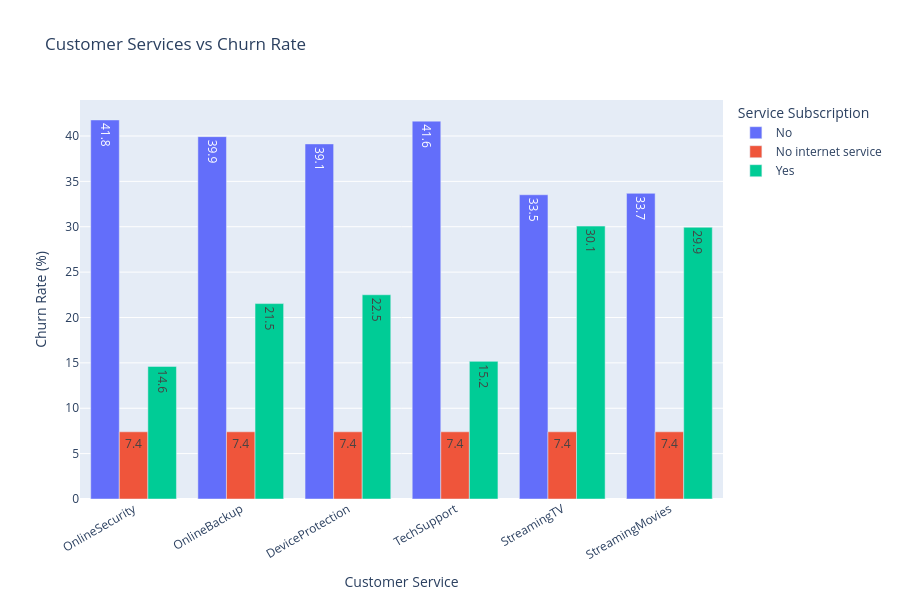

Notebook code cell kept with this figure:
### Code cell
fig = px.bar(
    service_churn_df,
    x="Service",
    y="Churn_Rate",
    color="Service_Status",
    barmode="group",
    title="Customer Services vs Churn Rate",
    labels={
        "Service": "Customer Service",
        "Churn_Rate": "Churn Rate (%)",
        "Service_Status": "Service Subscription"
    },
    text_auto=".1f"
)

fig.update_layout(
    xaxis_tickangle=-30,
    height=600
)

fig.show()

### Figure 1 — Plotly figure (JSON) as saved in the notebook; plotly's stock layout.template omitted (floating-point values rounded to 4 significant figures)
{"data": [{"alignmentgroup": "True", "hovertemplate": "Service Subscription=No<br>Customer Service=%{x}<br>Churn Rate (%)=%{y}<extra></extra>", "legendgroup": "No", "marker": {"color": "#636efa", "pattern": {"shape": ""}}, "name": "No", "offsetgroup": "No", "orientation": "v", "showlegend": true, "textposition": "auto", "texttemplate": "%{y:.1f}", "type": "bar", "x": ["OnlineSecurity", "OnlineBackup", "DeviceProtection", "TechSupport", "StreamingTV", "StreamingMovies"], "xaxis": "x", "y": [41.77, 39.93, 39.13, 41.64, 33.52, 33.68], "yaxis": "y"}, {"alignmentgroup": "True", "hovertemplate": "Service Subscription=No internet service<br>Customer Service=%{x}<br>Churn Rate (%)=%{y}<extra></extra>", "legendgroup": "No internet service", "marker": {"color": "#EF553B", "pattern": {"shape": ""}}, "name": "No internet service", "offsetgroup": "No internet service", "orientation": "v", "showlegend": true, "textposition": "auto", "texttemplate": "%{y:.1f}", "type": "bar", "x": ["OnlineSecurity", "OnlineBackup", "DeviceProtection", "TechSupport", "StreamingTV", "StreamingMovies"], "xaxis": "x", "y": [7.405, 7.405, 7.405, 7.405, 7.405, 7.405], "yaxis": "y"}, {"alignmentgroup": "True", "hovertemplate": "Service Subscription=Yes<br>Customer Service=%{x}<br>Churn Rate (%)=%{y}<extra></extra>", "legendgroup": "Yes", "marker": {"color": "#00cc96", "pattern": {"shape": ""}}, "name": "Yes", "offsetgroup": "Yes", "orientation": "v", "showlegend": true, "textposition": "auto", "texttemplate": "%{y:.1f}", "type": "bar", "x": ["OnlineSecurity", "OnlineBackup", "DeviceProtection", "TechSupport", "StreamingTV", "StreamingMovies"], "xaxis": "x", "y": [14.61, 21.53, 22.5, 15.17, 30.07, 29.94], "yaxis": "y"}], "layout": {"barmode": "group", "height": 600, "legend": {"title": {"text": "Service Subscription"}, "tracegroupgap": 0}, "title": {"text": "Customer Services vs Churn Rate"}, "xaxis": {"anchor": "y", "domain": [0, 1], "tickangle": -30, "title": {"text": "Customer Service"}}, "yaxis": {"anchor": "x", "domain": [0, 1], "title": {"text": "Churn Rate (%)"}}}}
